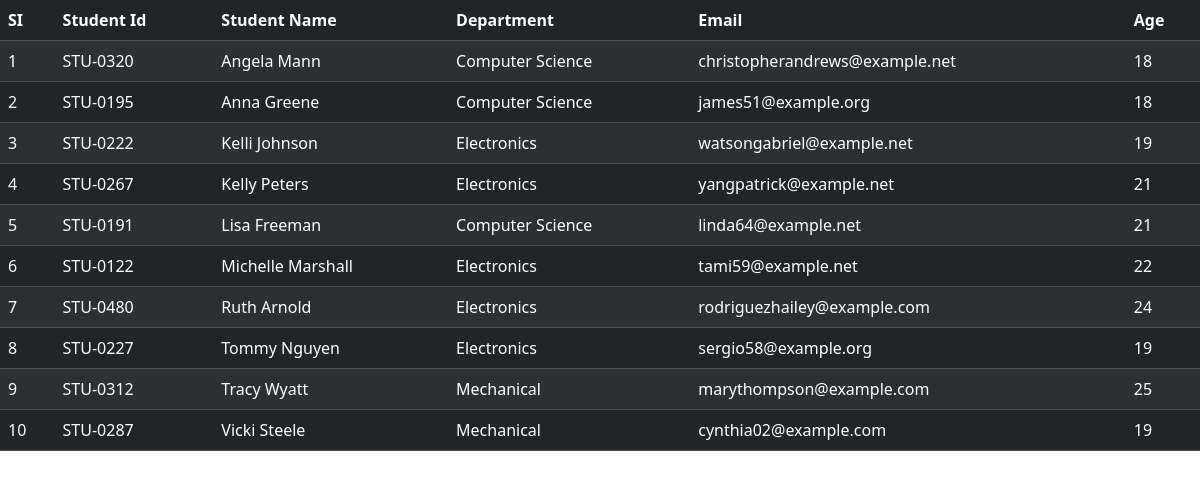
The page / on the database its author committed.
### myapp/models.py (models this page shows, shortened)
class student(models.Model):
    department=models.ForeignKey(Department,related_name='depart',on_delete=models.CASCADE)
    studendid=models.OneToOneField(StudendId,related_name='studenttidd',on_delete=models.CASCADE)
    studentname=models.CharField(max_length=100)
    studentage=models.CharField(max_length=100)
    studentemail=models.EmailField(max_length=100)
    studentaddress=models.TextField(max_length=100)
    class Meta:
        ordering=['studentname']
        verbose_name="student"

class StudendId(models.Model):
    student_id=models.CharField(max_length=100)
    def __str__(self) -> str:
        return self.student_id

class Department(models.Model):
    department=models.CharField(max_length=100)
    def __str__(self) -> str:
        return self.department
    class Meta:
        ordering=["department"]

### myapp/views.py (the view)
# urls.py: path("",get_student,name='home')
def get_student(req):
    queryset=student.objects.all()
    context={"query":queryset}
    return render(req,"home.html",context)

### myapp/templates/home.html
{% extends 'base.html' %}
{% block start %}
<table class="table table-dark table-striped">
    <thead>
      <tr>
        <th scope="col">SI</th>
        <th scope="col">Student Id</th>
        <th scope="col">Student Name</th>
        <th scope="col">Department</th>
        <th scope="col">Email</th>
        <th scope="col">Age</th>
      </tr>
    </thead>
    <tbody>
        {% for students in query%}
      <tr>
        <td>{{forloop.counter}}</td>
        <td>{{students.studendid}}</td>
        <td>{{students.studentname}}</td>
        <td>{{students.department}}</td>
        <td>{{students.studentemail}}</td>
        <td>{{students.studentage}}</td>
        {% endfor %}
      </tr>
{% endblock %}

### myapp/templates/base.html (shortened to what this page needs)
<!DOCTYPE html>
<html lang="en">
<head>
    <link href="https://cdn.jsdelivr.net/npm/bootstrap@5.3.3/dist/css/bootstrap.min.css" rel="stylesheet">
</head>
<body>
    {% block start %}
    {% endblock %}
</body>
</html>

### rows shown on the page
student: studendid "STU-0320", studentname "Angela Mann", department "Computer Science", studentemail "christopherandrews@example.net", studentage "18"
student: studendid "STU-0195", studentname "Anna Greene", department "Computer Science", studentemail "james51@example.org", studentage "18"
student: studendid "STU-0222", studentname "Kelli Johnson", department "Electronics", studentemail "watsongabriel@example.net", studentage "19"
student: studendid "STU-0267", studentname "Kelly Peters", department "Electronics", studentemail "yangpatrick@example.net", studentage "21"
student: studendid "STU-0191", studentname "Lisa Freeman", department "Computer Science", studentemail "linda64@example.net", studentage "21"
student: studendid "STU-0122", studentname "Michelle Marshall", department "Electronics", studentemail "tami59@example.net", studentage "22"
student: studendid "STU-0480", studentname "Ruth Arnold", department "Electronics", studentemail "rodriguezhailey@example.com", studentage "24"
student: studendid "STU-0227", studentname "Tommy Nguyen", department "Electronics", studentemail "sergio58@example.org", studentage "19"
student: studendid "STU-0312", studentname "Tracy Wyatt", department "Mechanical", studentemail "marythompson@example.com", studentage "25"
student: studendid "STU-0287", studentname "Vicki Steele", department "Mechanical", studentemail "cynthia02@example.com", studentage "19"
